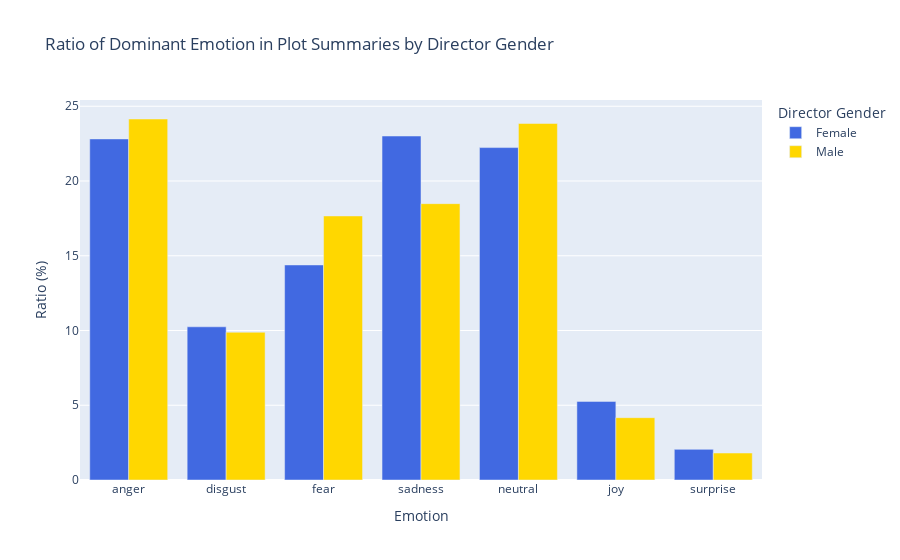

The cell this chart's notebook holds for it:
### Code cell
fig = go.Figure()

fig.add_trace(go.Bar(
    x=character_type_gender_counts_ratio.index,
    y=character_type_gender_counts_ratio['F'],
    name='Female',
    marker_color='royalblue'
))

fig.add_trace(go.Bar(
    x=character_type_gender_counts_ratio.index,
    y=character_type_gender_counts_ratio['M'],
    name='Male',
    marker_color='gold'
))

# Mise en forme du graphique
fig.update_layout(
    title='Ratio of Dominant Emotion in Plot Summaries by Director Gender',
    xaxis=dict(title='Emotion'),
    yaxis=dict(title='Ratio (%)'),
    barmode='group',  # Utiliser des barres côte à côte
    legend=dict(title='Director Gender')
)

# Afficher le graphique interactif
fig.show()

### Figure 1 — Plotly figure (JSON) as saved in the notebook; plotly's stock layout.template omitted (floating-point values rounded to 4 significant figures)
{"data": [{"marker": {"color": "royalblue"}, "name": "Female", "type": "bar", "x": ["anger", "disgust", "fear", "sadness", "neutral", "joy", "surprise"], "y": [22.82, 10.25, 14.39, 23.01, 22.24, 5.259, 2.049]}, {"marker": {"color": "gold"}, "name": "Male", "type": "bar", "x": ["anger", "disgust", "fear", "sadness", "neutral", "joy", "surprise"], "y": [24.15, 9.883, 17.66, 18.49, 23.85, 4.169, 1.805]}], "layout": {"barmode": "group", "legend": {"title": {"text": "Director Gender"}}, "title": {"text": "Ratio of Dominant Emotion in Plot Summaries by Director Gender"}, "xaxis": {"title": {"text": "Emotion"}}, "yaxis": {"title": {"text": "Ratio (%)"}}}}
